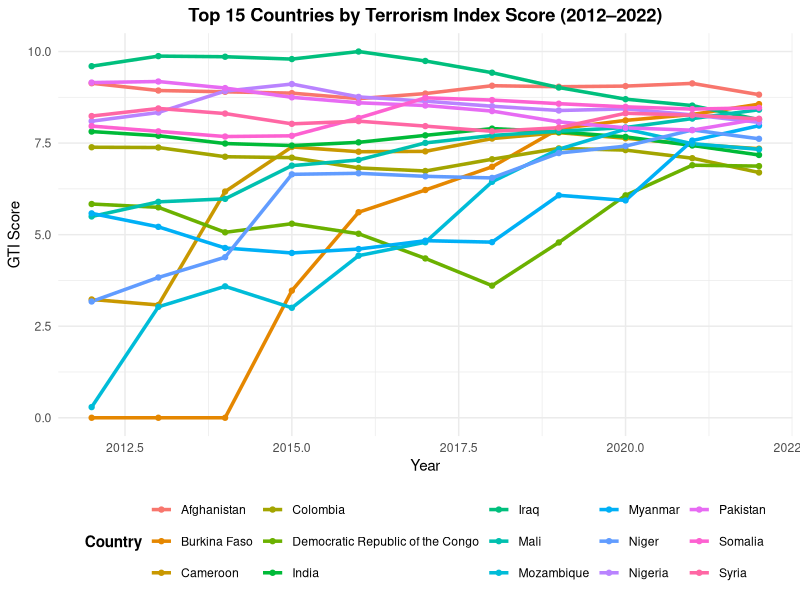

Write the R code that produced this figure.
## ---- chunk 1

library(readxl)
library(dplyr)
library(tidyr)
library(ggplot2)

# Load the data
df <- read_excel("data/Global Terrorism Index 2023.xlsx", sheet = "Overall Scores")

# Convert to long format
long_df <- df %>%
  pivot_longer(cols = matches("^[0-9]{4} Score$"), names_to = "Year", values_to = "Score") %>%
  mutate(Year = as.integer(gsub(" Score", "", Year)))

# Filter top 15 countries based on latest score
top15 <- df %>%
  select(Country, `2022 Score`) %>%
  arrange(desc(`2022 Score`)) %>%
  slice(1:15) %>%
  pull(Country)

filtered_df <- long_df %>%
  filter(Country %in% top15)

# Plot the data
ggplot(filtered_df, aes(x = Year, y = Score, color = Country)) +
  geom_line(linewidth = 1.2) +   # ← updated here
  geom_point() +
  theme_minimal() +
  labs(title = "Top 15 Countries by Terrorism Index Score (2012–2022)",
       y = "GTI Score",
       x = "Year",
       color = "Country") +
  theme(plot.title = element_text(hjust = 0.5, face = "bold"),
        legend.position = "bottom",
        legend.title = element_text(face = "bold"))

